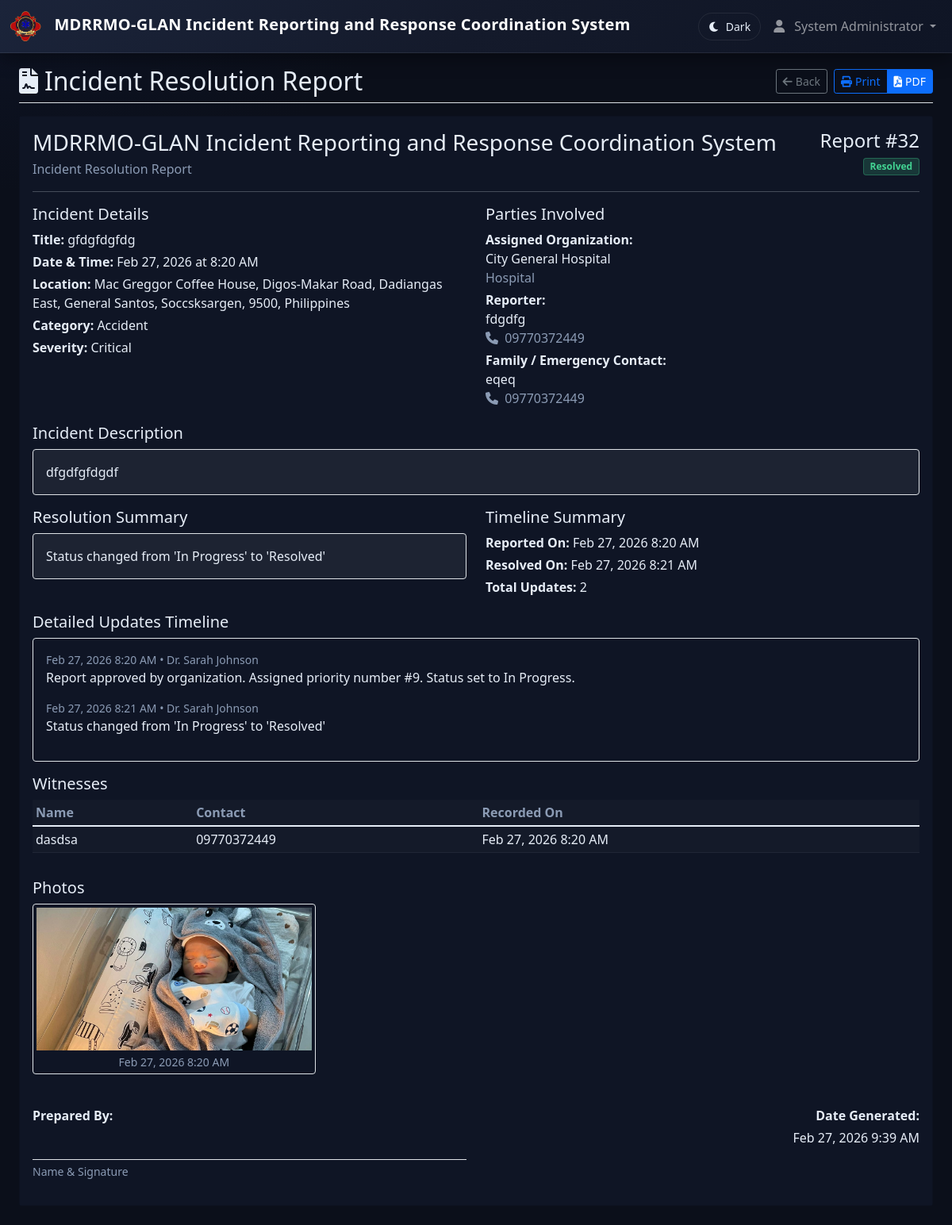
The app's page /reports/resolution_report.php?id=32 (signed in) with its own data.
### tables this page shows
CREATE TABLE IF NOT EXISTS `incident_reports` (
  `id` int NOT NULL AUTO_INCREMENT,
  `title` varchar(255) NOT NULL,
  `description` text NOT NULL,
  `incident_date` date NOT NULL,
  `incident_time` time NOT NULL,
  `location` varchar(255) NOT NULL,
  `latitude` decimal(10,8) DEFAULT NULL,
  `longitude` decimal(11,8) DEFAULT NULL,
  `severity_level` enum('Low','Medium','High','Critical') NOT NULL,
  `category` enum('Fire','Accident','Security','Medical','Emergency','Other') NOT NULL,
  `reported_by` varchar(255) NOT NULL,
  `reporter_contact_number` varchar(20) DEFAULT NULL,
  `family_contact_name` varchar(255) DEFAULT NULL,
  `family_contact_number` varchar(20) DEFAULT NULL,
  `organization_id` int NOT NULL,
  `status` enum('Pending','In Progress','Resolved','Closed') DEFAULT 'Pending',
  `resolution_notes` text,
  `created_at` timestamp NULL DEFAULT CURRENT_TIMESTAMP,
  PRIMARY KEY (`id`),
  KEY `idx_incident_reports_organization` (`organization_id`),
  KEY `idx_incident_reports_reported_by` (`reported_by`(250)),
  KEY `idx_incident_reports_status` (`status`),
  KEY `idx_incident_reports_date` (`incident_date`),
  KEY `idx_incident_reports_reporter_contact` (`reporter_contact_number`)
);

CREATE TABLE IF NOT EXISTS `organizations` (
  `id` int NOT NULL AUTO_INCREMENT,
  `org_name` varchar(255) NOT NULL,
  `org_type` enum('Hospital','Police','Fire Department','Security','Emergency Services') NOT NULL,
  `contact_number` varchar(20) DEFAULT NULL,
  `address` text,
  `latitude` decimal(10,8) DEFAULT NULL,
  `longitude` decimal(11,8) DEFAULT NULL,
  `created_at` timestamp NULL DEFAULT CURRENT_TIMESTAMP,
  PRIMARY KEY (`id`)
);

CREATE TABLE IF NOT EXISTS `incident_updates` (
  `id` int NOT NULL AUTO_INCREMENT,
  `report_id` int NOT NULL,
  `update_text` text NOT NULL,
  `updated_by` int NOT NULL,
  `created_at` timestamp NULL DEFAULT CURRENT_TIMESTAMP,
  PRIMARY KEY (`id`),
  KEY `report_id` (`report_id`),
  KEY `updated_by` (`updated_by`)
);

CREATE TABLE IF NOT EXISTS `users` (
  `id` int NOT NULL AUTO_INCREMENT,
  `name` varchar(255) NOT NULL,
  `email` varchar(191) NOT NULL,
  `password` varchar(255) NOT NULL,
  `role` enum('Admin','Organization Account','Responder','Organization Member') NOT NULL,
  `organization_id` int DEFAULT NULL,
  `contact_number` varchar(20) DEFAULT NULL,
  `created_at` timestamp NULL DEFAULT CURRENT_TIMESTAMP,
  PRIMARY KEY (`id`),
  UNIQUE KEY `email` (`email`),
  KEY `organization_id` (`organization_id`),
  KEY `idx_contact_number` (`contact_number`)
);

CREATE TABLE IF NOT EXISTS `incident_witnesses` (
  `id` int NOT NULL AUTO_INCREMENT,
  `report_id` int NOT NULL,
  `witness_name` varchar(255) NOT NULL,
  `witness_contact` varchar(255) DEFAULT NULL,
  `created_at` timestamp NULL DEFAULT CURRENT_TIMESTAMP,
  PRIMARY KEY (`id`),
  KEY `report_id` (`report_id`)
);

CREATE TABLE IF NOT EXISTS `incident_photos` (
  `id` int NOT NULL AUTO_INCREMENT,
  `report_id` int NOT NULL,
  `file_path` varchar(500) NOT NULL,
  `uploaded_at` timestamp NULL DEFAULT CURRENT_TIMESTAMP,
  PRIMARY KEY (`id`),
  KEY `report_id` (`report_id`)
);

### reports/resolution_report.php (the view, shortened to what the rows shown need)
<?php
require_once '../config/config.php';
$report_id = $_GET['id'] ?? 0;
$database = new Database();
$db = $database->getConnection();
$query = "SELECT ir.*, ir.reported_by as reporter_name, ir.reporter_contact_number,
                 ir.family_contact_name, ir.family_contact_number, ir.resolution_notes,
                 o.org_name, o.org_type, rq.priority_number, rq.assigned_to,
                 om.name as assigned_member_name
          FROM incident_reports ir
          LEFT JOIN organizations o ON ir.organization_id = o.id
          LEFT JOIN report_queue rq ON rq.report_id = ir.id
          LEFT JOIN organization_members om ON rq.assigned_to = om.id
          WHERE ir.id = ?";
$stmt = $db->prepare($query);
$stmt->execute([$report_id]);
$report = $stmt->fetch();
$photoStmt = $db->prepare("SELECT * FROM incident_photos WHERE report_id = ? ORDER BY uploaded_at");
$photoStmt->execute([$report_id]);
$photos = $photoStmt->fetchAll();
$witnessStmt = $db->prepare("SELECT * FROM incident_witnesses WHERE report_id = ? ORDER BY created_at");
$witnessStmt->execute([$report_id]);
$witnesses = $witnessStmt->fetchAll();
$updatesStmt = $db->prepare("
    SELECT iu.*, u.name AS updated_by_name
    FROM incident_updates iu
    LEFT JOIN users u ON iu.updated_by = u.id
    WHERE iu.report_id = ?
    ORDER BY iu.created_at ASC
");
$updatesStmt->execute([$report_id]);
$updates = $updatesStmt->fetchAll();
$resolutionDate = null;
foreach ($updates as $u) {
    if (strpos($u['update_text'], "Status changed from") !== false &&
        (strpos($u['update_text'], "to 'Resolved'") !== false || strpos($u['update_text'], "to 'Closed'") !== false)) {
        $resolutionDate = $u['created_at'];
        break;
    }
}
include '../views/header.php';
?>
<div class="container-fluid resolution-report-page">
    <div class="row">
        <main class="col-12 px-md-4 main-content">
            <div class="d-flex justify-content-between align-items-center pt-3 pb-2 mb-3 border-bottom no-print">
                <h1 class="h2 mb-0">
                    <i class="fas fa-file-contract me-2"></i>Incident Resolution Report
                </h1>
            </div>
            <div class="card mb-4">
                <div class="card-body">
                    <div class="d-flex justify-content-between align-items-start mb-3">
                        <div class="text-end">
                            <h4 class="mb-1">Report #<?php echo $report['id']; ?></h4>
                            <span class="badge <?php echo get_status_badge_class($report['status']); ?>">
                                <?php echo $report['status']; ?>
                            </span>
                        </div>
                    </div>
                    <div class="row mb-3">
                        <div class="col-md-6">
                            <h5>Incident Details</h5>
                            <p class="mb-1"><strong>Title:</strong> <?php echo htmlspecialchars($report['title']); ?></p>
                            <p class="mb-1">
                                <strong>Date & Time:</strong>
                                <?php echo format_date($report['incident_date']); ?>
                                at <?php echo date('g:i A', strtotime($report['incident_time'])); ?>
                            </p>
                            <p class="mb-1">
                                <strong>Location:</strong>
                                <?php echo htmlspecialchars($report['location']); ?>
                            </p>
                            <p class="mb-1">
                                <strong>Category:</strong>
                                <?php echo htmlspecialchars($report['category']); ?>
                            </p>
                            <p class="mb-1">
                                <strong>Severity:</strong>
                                <?php echo htmlspecialchars($report['severity_level']); ?>
                            </p>
                        </div>
                        <div class="col-md-6">
                            <h5>Parties Involved</h5>
                            <p class="mb-1">
                                <strong>Assigned Organization:</strong><br>
                                <?php echo htmlspecialchars($report['org_name']); ?>
                                <span class="text-muted d-block">
                                    <?php echo htmlspecialchars($report['org_type']); ?>
                                </span>
                            </p>
                            <p class="mb-1">
                                <strong>Reporter:</strong><br>
                                <?php echo htmlspecialchars($report['reporter_name']); ?>
                                <?php if (!empty($report['reporter_contact_number'])): ?>
                                    <span class="text-muted d-block">
                                        <i class="fas fa-phone me-1"></i>
                                        <?php echo htmlspecialchars($report['reporter_contact_number']); ?>
                                    </span>
                                <?php endif; ?>
                            </p>
                            <?php if (!empty($report['family_contact_name']) || !empty($report['family_contact_number'])): ?>
                                <p class="mb-1">
                                    <strong>Family / Emergency Contact:</strong><br>
                                    <?php if (!empty($report['family_contact_name'])): ?>
                                        <?php echo htmlspecialchars($report['family_contact_name']); ?>
                                    <?php endif; ?>
                                    <?php if (!empty($report['family_contact_number'])): ?>
                                        <span class="text-muted d-block">
                                            <i class="fas fa-phone me-1"></i>
                                            <?php echo htmlspecialchars($report['family_contact_number']); ?>
                                        </span>
                                    <?php endif; ?>
                                </p>
                            <?php endif; ?>
                        </div>
                    </div>
                    <div class="mb-3">
                        <h5>Incident Description</h5>
                        <div class="border rounded p-3 bg-light">
                            <?php echo nl2br(htmlspecialchars($report['description'])); ?>
                        </div>
                    </div>
                    <div class="row mb-3">
                        <div class="col-md-6">
                            <h5>Resolution Summary</h5>
                            <div class="border rounded p-3 bg-light">
                                <?php if (!empty($report['resolution_notes'])): ?>
                                    <?php echo nl2br(htmlspecialchars($report['resolution_notes'])); ?>
                                <?php else: ?>
                                    <?php
                                    $lastText = '';
                                    if (!empty($updates)) {
                                        $lastText = $updates[count($updates) - 1]['update_text'];
                                    }
                                    echo nl2br(htmlspecialchars($lastText ?: 'No dedicated resolution notes recorded.'));
                                    ?>
                                <?php endif; ?>
                            </div>
                        </div>
                        <div class="col-md-6">
                            <h5>Timeline Summary</h5>
                            <p class="mb-1">
                                <strong>Reported On:</strong>
                                <?php echo format_datetime($report['created_at']); ?>
                            </p>
                            <p class="mb-1">
                                <strong>Resolved On:</strong>
                                <?php echo format_datetime($resolutionDate); ?>
                            </p>
                            <p class="mb-1">
                                <strong>Total Updates:</strong>
                                <?php echo count($updates); ?>
                            </p>
                        </div>
                    </div>
                    <?php if (!empty($updates)): ?>
                        <div class="mb-3">
                            <div class="timeline border rounded p-3">
                                <?php foreach ($updates as $update): ?>
                                    <div class="mb-3">
                                        <div class="small text-muted">
                                            <?php echo format_datetime($update['created_at']); ?> •
                                            <?php echo htmlspecialchars($update['updated_by_name'] ?? 'System'); ?>
                                        </div>
                                        <div><?php echo nl2br(htmlspecialchars($update['update_text'])); ?></div>
                                    </div>
                                <?php endforeach; ?>
                            </div>
                        </div>
                    <?php endif; ?>
                    <?php if (!empty($witnesses)): ?>
                        <div class="mb-3">
                            <div class="table-responsive">
                                <table class="table table-sm align-middle">
                                    <thead>
                                        <tr>
                                            <th>Name</th>
                                            <th>Contact</th>
                                            <th>Recorded On</th>
                                        </tr>
                                    </thead>
                                    <tbody>
                                        <?php foreach ($witnesses as $w): ?>
                                            <tr>
                                                <td><?php echo htmlspecialchars($w['witness_name']); ?></td>
                                                <td><?php echo htmlspecialchars($w['witness_contact']); ?></td>
                                                <td><?php echo format_datetime($w['created_at']); ?></td>
                                            </tr>
                                        <?php endforeach; ?>
                                    </tbody>
                                </table>
                            </div>
                        </div>
                    <?php endif; ?>
                    <?php if (!empty($photos)): ?>
                        <div class="mb-3">
                            <div class="row">
                                <?php foreach ($photos as $photo): ?>
                                    <div class="col-md-4 mb-3">
                                        <div class="border rounded p-1">
                                            <img
                                                src="<?php echo BASE_URL . $photo['file_path']; ?>"
                                                alt="Incident photo"
                                                style="width: 100%; height: 180px; object-fit: cover;"
                                            >
                                            <div class="small text-muted text-center mt-1">
                                                <?php echo format_datetime($photo['uploaded_at']); ?>
                                            </div>
                                        </div>
                                    </div>
                                <?php endforeach; ?>
                            </div>
                        </div>
                    <?php endif; ?>
                </div>
            </div>
        </main>
    </div>
</div>
<?php include '../views/footer.php'; ?>

### records on screen
incident_reports: id "32", status "Resolved", title "gfdgfdgfdg", incident_date "Feb 27, 2026", incident_time "8:20 AM", location "Mac Greggor Coffee House, Digos-Makar Road, Dadiangas East, General Santos, Soccsksargen, 9500, Philippines", category "Accident", severity_level "Critical", organization.org_name "City General Hospital", organization.org_type "Hospital", reported_by "fdgdfg", reporter_contact_number "09770372449", family_contact_name "eqeq", family_contact_number "09770372449", description "dfgdfgfdgdf", created_at "Feb 27, 2026 8:20 AM"
incident_updates: update_text "Status changed from 'In Progress' to 'Resolved'", created_at "Feb 27, 2026 8:21 AM", users.name "Dr. Sarah Johnson"
incident_updates: created_at "Feb 27, 2026 8:20 AM", users.name "Dr. Sarah Johnson", update_text "Report approved by organization. Assigned priority number #9. Status set to In Progress."
incident_witnesses: witness_name "dasdsa", witness_contact "09770372449", created_at "Feb 27, 2026 8:20 AM"
incident_photos: file_path (picture), uploaded_at "Feb 27, 2026 8:20 AM"

### other values on screen
APP_NAME "MDRRMO-GLAN Incident Reporting and Response Coordination System"
$_SESSION['user_name'] "System Administrator"
count($updates) "2"
